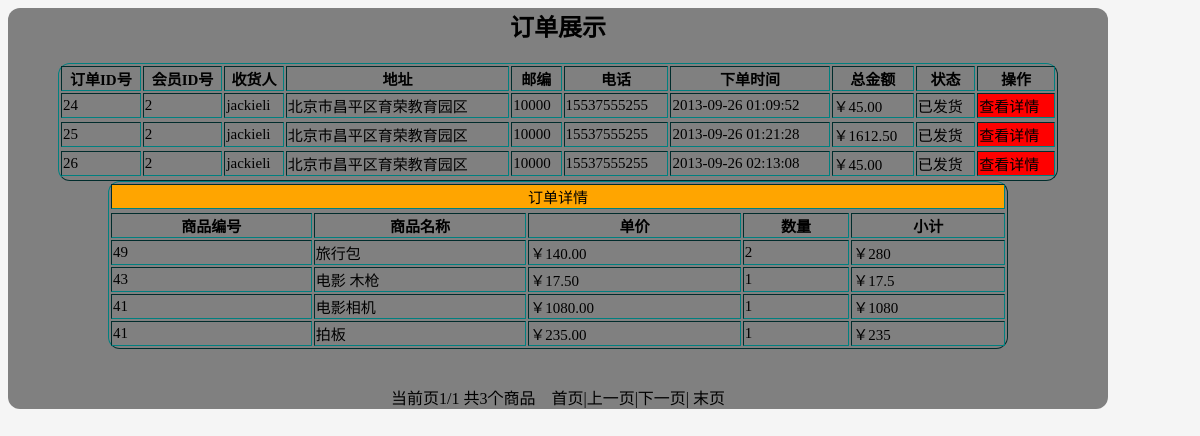
Screenshot of /admin/orders/pastorders.php?p=25 with the database file from the repository.
### tables this page shows
CREATE TABLE `orders` (
  `id` int(11) NOT NULL auto_increment,
  `uid` int(11) default NULL,
  `linkman` varchar(32) default NULL,
  `address` varchar(255) default NULL,
  `code` char(6) default NULL,
  `phone` varchar(16) default NULL,
  `addtime` int(11) default NULL,
  `total` double(8,2) default NULL,
  `status` tinyint(4) default NULL,
  PRIMARY KEY  (`id`)
);

CREATE TABLE `detail` (
  `id` int(11) NOT NULL auto_increment,
  `orderid` int(11) default NULL,
  `goodsid` int(11) default NULL,
  `name` varchar(32) default NULL,
  `price` double(6,2) default NULL,
  `num` int(11) default NULL,
  PRIMARY KEY  (`id`)
);

### admin/orders/pastorders.php (the view, shortened to what this page needs)
<html>
	<head>
	</head>
	<body bgcolor='whitesmoke'>
		<div class='content'>
		<center>
		<h2><font face='隶书' >订单展示</font></h2>
		<table width='1000' border='1'>
			<tr>
				<th>订单ID号</th>
				<th>会员ID号</th>
				<th>收货人</th>
				<th>地址</th>
				<th>邮编</th>
				<th>电话</th>
				<th>下单时间</th>
				<th>总金额</th>
				<th>状态</th>
				<th>操作</th>
			</tr>
				<?php
					$link=@mysql_connect(HOST,USER,PASS) or die("数据库连接失败！原因是：".mysql_error());
					$page=isset($_GET['p'])?$_GET['p']:1;
					$pagesize=5;
					$sql="select count(*) from orders where status=1";
					$result=mysql_query($sql,$link);
					$maxrows=@mysql_result($result,0,0);
					$maxpage=ceil($maxrows/$pagesize);
					if($page>$maxpage){
						$page=$maxpage;}
					$limit=" limit ".($page-1)*$pagesize.",".$pagesize;
					$sql="select * from orders where status=1".$limit;
					$result=mysql_query($sql,$link);
						$a=array(0=>'未确认',1=>'已发货');
					if($result&&mysql_num_rows($result)>0){
						while($row=mysql_fetch_assoc($result)){
						echo "<tr>";
						echo "<td>{$row['id']}</td>";
						echo "<td>{$row['uid']}</td>";
						echo "<td>{$row['linkman']}</td>";
						echo "<td>{$row['address']}</td>";
						echo "<td>{$row['code']}</td>";
						echo "<td>{$row['phone']}</td>";
						echo "<td>".date('Y-m-d H:i:s',$row['addtime'])."</td>";
						echo "<td>￥{$row['total']}</td>";
						echo "<td>{$a[$row['status']]}</td>";
						echo "<td style='background-color:red'>
						<a href='pastorders.php?p={$row['id']}'>查看详情</a></td>";
						echo "<tr>";
						}
					}
				?>
		</table>
			<table width='900' border='1'>
			 <tr><td colspan='5' style='background-color:orange;' align='center'>订单详情</td><tr>
			<tr>
				<th>商品编号</th>
				<th>商品名称</th>
				<th>单价</th>
				<th>数量</th>
				<th>小计</th>
			</tr>
				<?php
					$k=$_GET['p'];
					$sql="select * from detail where orderid={$k}";
					$result=mysql_query($sql,$link);
					if($result&&mysql_num_rows($result)>0){
					while($row=mysql_fetch_assoc($result)){
					echo "<tr>";
					echo "<td>{$row['goodsid']}</td>";
					echo "<td>{$row['name']}</td>";
					echo "<td>￥{$row['price']}</td>";
					echo "<td>{$row['num']}</td>";
					echo "<td>￥".($row['price']*$row['num'])."</td>";
					echo "</tr>";
					}}
				?>
			</table>
				<br><br>
			<?php
		echo "<div class='fenye'>";
		echo "当前页{$page}/{$maxpage}  共{$maxrows}个商品";
		echo "<a href='pastorders.php?p=1'>首页|</a>";
		echo "<a href='pastorders.php?p=".($page-1)."'>上一页|</a>";
		echo "<a href='pastorders.php?p=".($page+1)."'>下一页|</a>";
		echo " <a href='pastorders.php?p={$maxpage}'>末页</a> ";
		echo "</div>";
			?>
		</center>
		</div>
	</body>
</html>

### admin/orders/pastorders.php (style rules this page uses)
body { z-index:0; }
a { text-decoration:none;color:black; }
table { border-color:teal;font-family:'微软雅黑';font-weight:1px; font-size:15px;color:black;border-radius:12px 12px 12px 12px;z-index:2; }
tr { background-color:;margin:20px; }
.content { width:1100px;height:auto;background-color:gray;border-radius:12px 12px 12px 12px;z-index:2 }

### rows the page displays
orders: id "24", uid "2", linkman "jackieli", address "北京市昌平区育荣教育园区", code "10000", phone "15537555255", addtime "2013-09-26 01:09:52", total "45.00", status "已发货"
orders: id "25", uid "2", linkman "jackieli", address "北京市昌平区育荣教育园区", code "10000", phone "15537555255", addtime "2013-09-26 01:21:28", total "1612.50", status "已发货"
orders: id "26", uid "2", linkman "jackieli", address "北京市昌平区育荣教育园区", code "10000", phone "15537555255", addtime "2013-09-26 02:13:08", total "45.00", status "已发货"
detail: goodsid "49", name "旅行包", price "140.00", num "2", $row['price']*$row['num'] "280"
detail: goodsid "43", name "电影 木枪", price "17.50", num "1", $row['price']*$row['num'] "17.5"
detail: goodsid "41", name "电影相机", price "1080.00", num "1", $row['price']*$row['num'] "1080"
detail: goodsid "41", name "拍板", price "235.00", num "1", $row['price']*$row['num'] "235"

### other values shown
$page "1"
$maxpage "1"
$maxrows "3"
